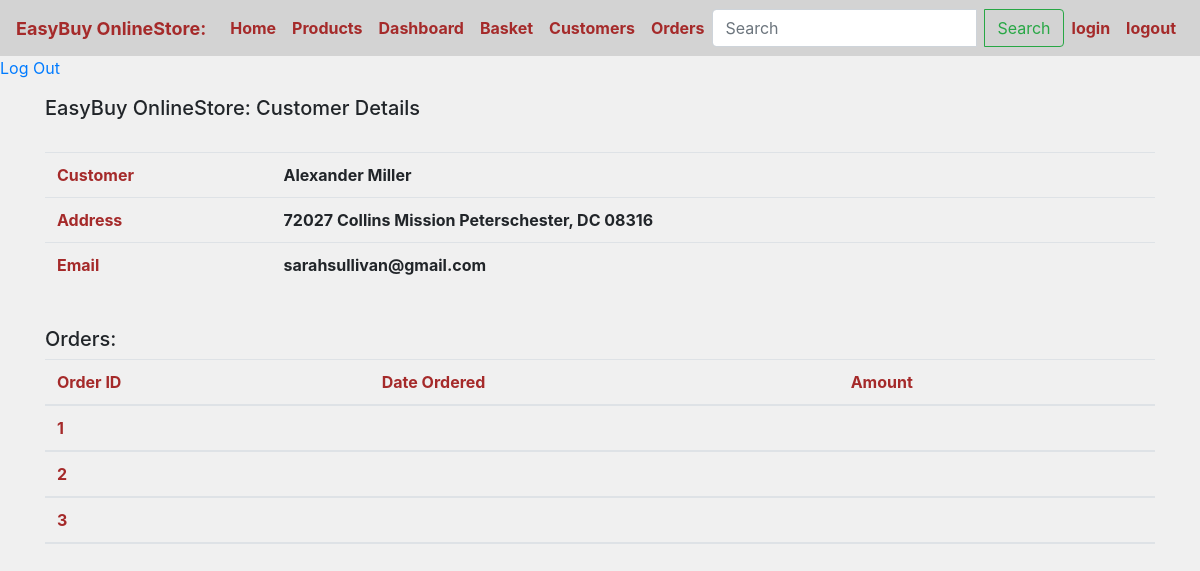
The page /customer/21/ on the database its author committed.
### onlineStore/models.py (models this page shows, shortened)
class Customer(models.Model):
    user = models.OneToOneField(User, on_delete=models.CASCADE, primary_key=True,)
    address = models.TextField()
    created_date = models.DateTimeField(auto_now_add=True)
    class Meta:
        db_table = 'customer'

class Order(models.Model):
    customer = models.ForeignKey('onlineStore.Customer', on_delete=models.CASCADE)
    created_date = models.DateTimeField(auto_now_add=True)

### onlineStore/views.py (the view)
# urls.py: path('customer/<int:id>/', views.customer_detail, name= 'customer_detail'),
def customer_detail(request, id):
    try:
        user = get_object_or_404(User, id=id)
        return render(request, 'onlineStore/customer_detail.html', {'user' : user})
    except Exception as e:
        return render(request, 'onlineStore/error.html', {'error': 'Oops! Something went wrong.'})

### onlineStore/templates/onlineStore/customer_detail.html
{% extends 'onlineStore/base.html' %}
{% block content %}
<body  style="background-color: #f0f0f0;">
    <h5>EasyBuy OnlineStore: Customer Details</h5>
<br>
  <table class="table table-hover border="1"">
    <tr>
      <th style="color:#a52a2a;">Customer</th>
      <th>{{ user.first_name }} {{ user.last_name }}</th>
    </tr>
    <tr>
      <th style="color:#a52a2a;">Address</th>
      <th>{{ user.customer.address }}</th>
    </tr>
    <tr>
      <th style="color:#a52a2a;">Email</th>
      <th>{{ user.email }}</th>
    </tr>
  </table>
<br>
<h5>Orders:</h5>
 <table class="table table-hover border="1"">
  <thead>
    <tr>
      <th style="color:#a52a2a;">Order ID</th>
      <th style="color:#a52a2a;">Date Ordered</th>
      <th style="color:#a52a2a;">Amount</th>
    </tr>
    {% for order in user.customer.order_set.all %}
    <tr>
      <th style="color:#a52a2a;">{{ order.pk }}</th>
      <th style="color:#a52a2a;">{{ order.date_ordered }}</th>
      <th style="color:#a52a2a;">{{ order.total_amount }}</th>
    </tr>
    {% endfor %}
</table>
</body>
    {% endblock %}

### rows shown on the page
Order: pk "1"
Order: pk "2"
Order: pk "3"

### other values the page prints
{{ user.first_name }} "Alexander"
{{ user.last_name }} "Miller"
{{ user.customer.address }} "72027 Collins Mission Peterschester, DC 08316"
{{ user.email }} "sarahsullivan@gmail.com"
